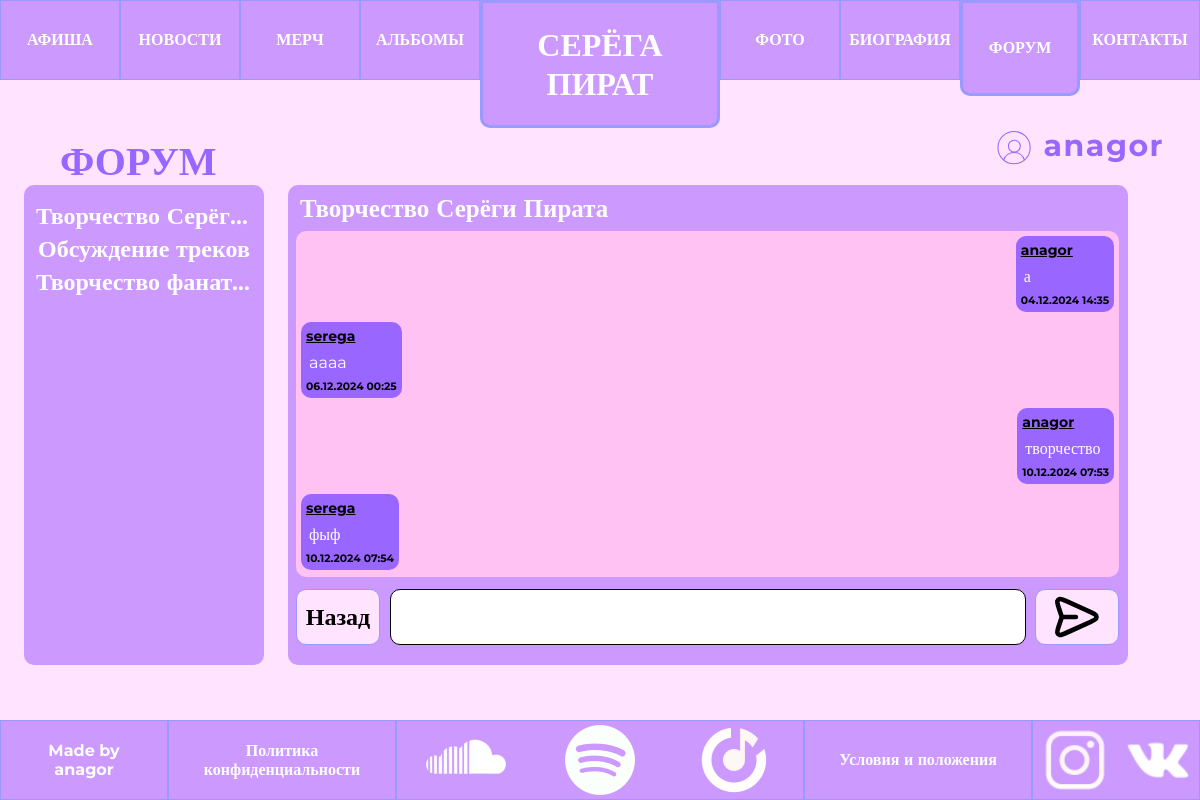
The page /forum/1/ (signed in) on the database its author committed.
### forum/models.py (models this page shows, shortened)
class Chat(models.Model):
    id = models.AutoField(primary_key=True)
    name = models.TextField(max_length=100)
    class Meta:
        verbose_name="Чат"
        verbose_name_plural="Чаты"

class Message(models.Model):
    id = models.AutoField(primary_key=True)
    chat = models.ForeignKey(Chat, related_name='messages', on_delete=models.CASCADE)
    user = models.ForeignKey(Profile, related_name='messages', on_delete=models.CASCADE)
    content = models.TextField()
    timestamp = models.DateTimeField(auto_now_add=True)
    class Meta:
        verbose_name="Сообщение"
        verbose_name_plural="Сообщения"

### forum/views.py (the view, shortened to what this page needs)
# urls.py: path('<int:page_id>/', views.forum_by_id, name='forumbyid'),
def forum_by_id(request, page_id):
    auth = False
    if request.user.is_authenticated:
        auth = True
    chat = get_object_or_404(Chat, pk=page_id)
    queryset = Chat.objects.filter()
    data = {
        "title": 'Форум',
        'showprofile': True,
        'page_name': chat.name,
        'messages': [[obj.id, obj.chat, str(obj.user), obj.content, obj.timestamp.strftime('%d.%m.%Y'), obj.timestamp.strftime('%H:%M')] for obj in chat.messages.all()],
        'chats': [[obj.id, obj.name] for obj in queryset],
        'now': 'forum',
        'auth': auth,
        'user_now': str(request.user.username),
    }
    return render(request, 'forum/forumbyid.html', data)

### ForumProfile/models.py (called while the page is built)
    def __str__(self):
        return self.user.username

### forum/templates/forum/forumbyid.html (shortened to what this page needs)
{% extends 'main/base.html' %}
{% load static %}
{% block h %}
<h1>ФОРУМ</h1>
{% endblock %}
{% block main %}
<div class="forum">
    <div class="forum-points">
        {% for id, name in chats %}
        <a href="/forum/{{ id }}">{{ name }}</a>
        {% endfor %}
    </div>
    <div class="forum-chat">
        <h8>{{ page_name }}</h8>
        <div class="forum-messages">
            {% for id, chat, user, content, date, time in messages %}
                {% if user == user_now %}
                    <div class="message-right">
                {% else %}
                    <div class="message-left">
                {% endif %}
                <div class="message">
                    <a href='/profile/user/{{ user }}'>{{ user }}</a>
                    <p>{{ content }}</p>
                    <h7>{{ date }}  {{ time }}</h7>
                </div>
            </div>
            {% endfor %}
        </div>
        <div class="forum-send">
            {% if auth %}
                <form action="." method="post">
                    <button><a href="/forum/">Назад</a></button>
                    <input type="text" name="content">
                    <button><img src="{% static 'forum/send.svg' %}" alt="send"></button>
                </form>
            {% else%}
                <div class="not-auth">
                    <p>Чтобы написать сообщение нужно</p>
                    <a href="{% url 'profile' %}">авторизироваться</a>
                </div>
            {% endif %}
        </div>
    </div>
</div>
{% endblock %}

### main/templates/main/base.html (shortened to what this page needs)
{% load static %}
<!DOCTYPE html>
<html lang="ru">
<head>
    <link rel="stylesheet" href="{% static 'main/css/style.css' %}">
</head>
<body>
    <header>
        <div class="">
            <ul class="header_items">
                {% if now == 'poster' %}
                    <li class="header_item header_item_now">
                        <a href="{% url 'poster' %}"><p>АФИША</p></a>
                    </li>
                {% else %}
                    <li class="header_item">
                        <a href="{% url 'poster' %}"><p>АФИША</p></a>
                    </li>
                {% endif %}
                {% if now == 'news' %}
                    <li class="header_item header_item_now">
                        <a href="{% url 'news' %}"><p>НОВОСТИ</p></a>
                    </li>
                {% else %}
                    <li class="header_item">
                        <a href="{% url 'news' %}"><p>НОВОСТИ</p></a>
                    </li>
                {% endif %}
                {% if now == 'merch' %}
                    <li class="header_item header_item_now">
                        <a href="{% url 'merch' %}"><p>МЕРЧ</p></a>
                    </li>
                {% else %}
                    <li class="header_item">
                        <a href="{% url 'merch' %}"><p>МЕРЧ</p></a>
                    </li>
                {% endif %}
                {% if now == 'albums' %}
                    <li class="header_item header_item_now">
                        <a href="{% url 'albums' %}"><p>АЛЬБОМЫ</p></a>
                    </li>
                {% else %}
                    <li class="header_item">
                        <a href="{% url 'albums' %}"><p>АЛЬБОМЫ</p></a>
                    </li>
                {% endif %}
                <li class="pirat">
                    <a href="{% url 'home' %}"><p>СЕРЁГА<br>ПИРАТ</p></a>
                </li>
                {% if now == 'photos' %}
                    <li class="header_item header_item_now">
                        <a href="{% url 'photos' %}"><p>ФОТО</p></a>
                    </li>
                {% else %}
                    <li class="header_item">
                        <a href="{% url 'photos' %}"><p>ФОТО</p></a>
                    </li>
                {% endif %}
                {% if now == 'bio' %}
                    <li class="header_item header_item_now">
                        <a href="{% url 'bio' %}"><p>БИОГРАФИЯ</p></a>
                    </li>
                {% else %}
                    <li class="header_item">
                        <a href="{% url 'bio' %}"><p>БИОГРАФИЯ</p></a>
                    </li>
                {% endif %}
                {% if now == 'forum' %}
                    <li class="header_item header_item_now">
                        <a href="{% url 'forum' %}"><p>ФОРУМ</p></a>
                    </li>
                {% else %}
                    <li class="header_item">
                        <a href="{% url 'forum' %}"><p>ФОРУМ</p></a>
                    </li>
                {% endif %}
                {% if now == 'contacts' %}
                    <li class="header_item header_item_now">
                        <a href="{% url 'contacts' %}"><p>КОНТАКТЫ</p></a>
                    </li>
                {% else %}
                    <li class="header_item">
                        <a href="{% url 'contacts' %}"><p>КОНТАКТЫ</p></a>
                    </li>
                {% endif %}
            </ul>
        </div>
    </header>
    <main>
        {% if showprofile %}
            {% if not user.is_authenticated %}
                <div class="hreg"><a href="{% url 'profile' %}"><img src="{% static '/ForumProfile/profile_avatar.svg' %}" alt=""></a><a href="{% url 'profile' %}">Вход</a><p>/</p><a href="{% url 'reg' %}">Регистрация</a></div>
            {% else %}
                <div class="hreg"><a href="{% url 'profile' %}"><img src="{% static '/ForumProfile/profile_avatar.svg' %}" alt=""></a><a href="{% url 'profile' %}">{{ user.username }}</a></div>
            {% endif %}
        {% endif %}
        {% block h %}
        {% endblock %}
        {% block main %}{% endblock %}
    </main>
    <footer>
        <div>
            <ul class="footer_items">
                <li class="footer_item footer_made">
                    <p>Made by <br>
                    <a href="https://t.me/anagor1102" class="designer">anagor</a>
                </p>
                </li>
                <li class="footer_item footer_politic">
                    <a href="{% url 'policy' %}">Политика конфиденциальности</a>
                </li>
                <li class="footer_item footer_music">
                    <a href="https://soundcloud.com/illya-poludnenko/sets/serega-pirat"><div class="footer_logo soundcloud"></div></a>
                    <a href="https://open.spotify.com/artist/5IS4dQ9lDW01IY1buR7bW7"><div class="footer_logo spotify"></div></a>
                    <a href="https://music.yandex.ru/artist/10880992"><div class="footer_logo YAmusic"></div></a>
                </li>
                <li class="footer_item footer_politic">
                    <a href="{% url 'conditions' %}">Условия и положения</a>
                </li>
                <li class="footer_item footer_made">
                    <a href="https://www.instagram.com/pirat_serega/"><div class="footer_logo inst"></div></a>
                    <a href="https://vk.com/serega_pirat"><div class="footer_logo vk"></div></a>
                </li>
            </ul>
        </div>
    </footer>
</body>

### main/static/main/css/style.css (style rules this page uses)
* { box-sizing: border-box; margin: 0; padding: 0; font-family: "Montserrat"; }
body { display: flex; flex-direction: column; height: 100dvh; background-color: #FFE3FF; }
.header_items { display: flex; justify-content: flex-start; height: 5rem; width: 100%; }
.header_item_now { height: 6rem; border: #9999FF solid 3px; border-radius: 0 0 10px 10px; flex-basis: 10%; display: flex; text-align: center; justify-content: center; align-items: center; background-color: #CC99FF; }
footer { position: fixed; bottom: 0px; z-index: 1; width: 100dvw; }
.footer_items { display: flex; bottom: 0; justify-content: flex-start; height: 5rem; width: 100%; }
main { padding-top: 11dvh; height: 100dvh; padding-bottom: 11dvh; }
.footer_made { flex-basis: 5%; justify-content: space-around; text-align: center; }
.footer_music { flex-basis: 25%; justify-content: space-around; }
.footer_logo { background-size: contain; width: 80px; height: 80px; }
.soundcloud { background-image: url('../img/soundcloud.png'); height: 70px; }
.spotify { background-image: url('../img/spotify.png'); height: 70px; width: 70px; }
.YAmusic { background-image: url('../img/YAmusic.png'); }
.inst { background-image: url('../img/inst.png'); }
.vk { background-image: url('../img/vk.png'); height: 70px; }
h1 { padding-left: 5dvw; padding-top: 5dvh; font-size: 40px; font-weight: 700; line-height: 49px; letter-spacing: 0em; color: #9966FF; }
header { position: fixed; width: 100dvw; z-index: 2; left: 0; top: 0; }
.forum-chat { display: flex; width: 70dvw; height: 60dvh; flex-direction: column; margin-left: 2dvw; border-radius: 10px; background-color: #CC99FF; }
.forum-messages { display: flex; flex-direction: column; margin: 1dvh 1dvh 1dvh 1dvh; width: 98%; height: 72%; border-radius: 10px; background-color: #FFC2F3; overflow: auto; }
.message-right { display: flex; justify-content: end; width: 100%; height: max-content; }
.message-left { display: flex; justify-content: start; width: 100%; height: max-content; }
h7 { display: flex; font-size: 0.67em; font-weight: bold; justify-content: end; }
h8 { display: flex; font-size: 25px; font-weight: bold; padding: 1dvh 0 0 1dvw; color: #FFF; }

### rows shown on the page
Chat: chats "Творчество Серёг…", name "Творчество Серёги Пирата", username "anagor", content "а", date "04.12.2024", time "14:35", username "serega", content "aaaa", date "06.12.2024", time "00:25", content "творчество", date "10.12.2024", time "07:53", content "фыф", time "07:54"
Chat: chats "Обсуждение треков"
Chat: chats "Творчество фанат…"

### other values the page prints
{{ user.username }} "anagor"
